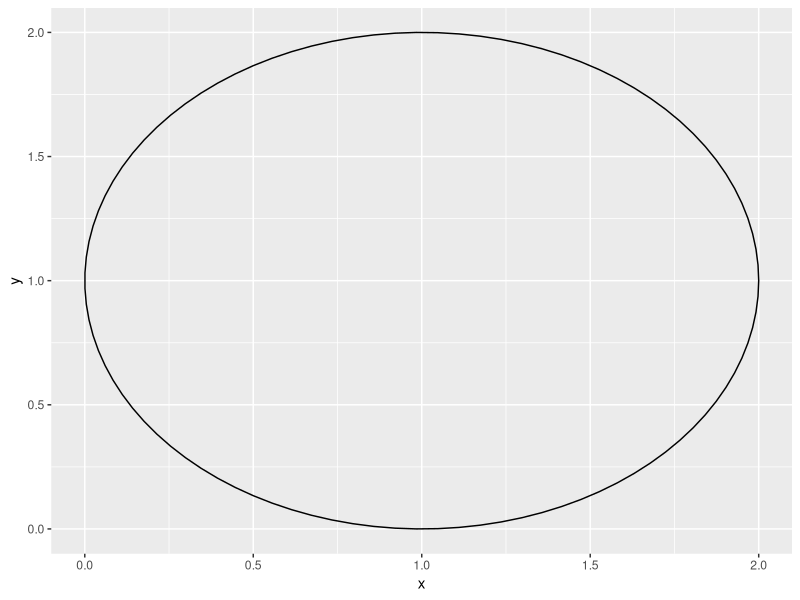
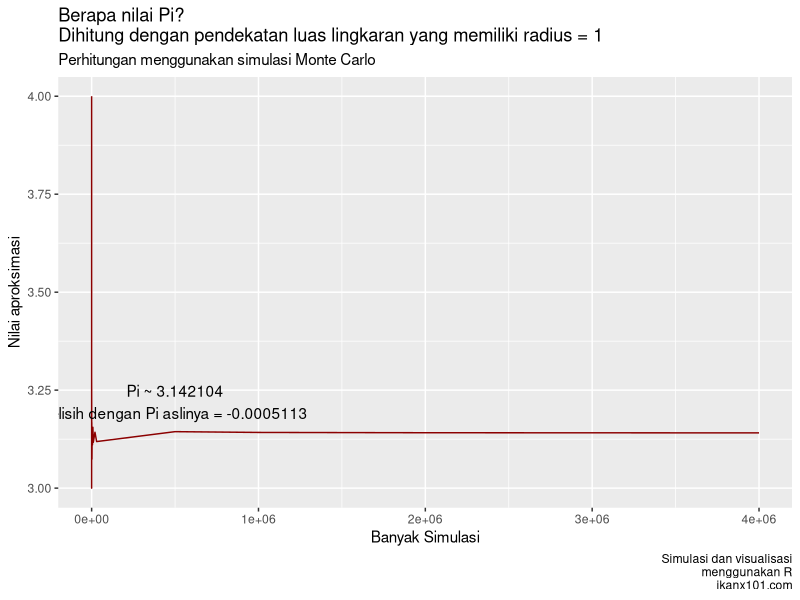
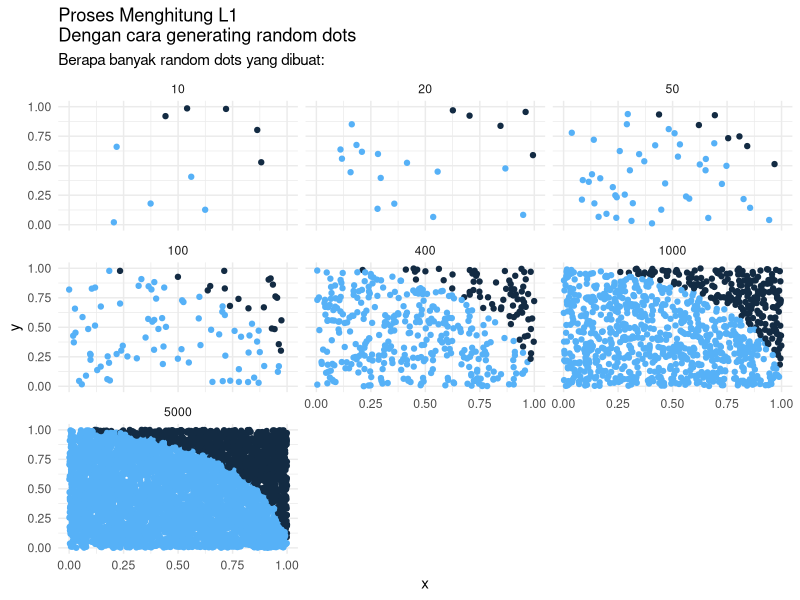

These figures' R source, in order:
# mulai dari hati yang bersih
rm(list = ls())

# panggil libraries
library(dplyr)
library(ggplot2)

# gambar lingkaran
xc = 1
yc = 1
r = 1
ggplot() + annotate("path",
   x=xc+r*cos(seq(0,2*pi,length.out=100)),
   y=yc+r*sin(seq(0,2*pi,length.out=100)))
   
   
# sekarang kita hitung dengan simulasi montecarlo
# kita tentukan terlebih dahulu berapa banyak simulasinya
# ini fungsi utk menghitungnya
# kita pakai metode jatuh yah
set.seed(10104074)
hitung_pi = function(n){
  x = runif(n)
  y = runif(n)
  data = data.frame(x,y)
  data =
    data %>%
    mutate(jatuh = x^2 + y^2,
           ket = ifelse(jatuh <= 1, 1,0))
  return(4 * sum(data$ket)/n)
}

# saatnya simulasi
simulasi = data.frame(
  n = c(10,20,50,75,100,400,600,999,1100,2000,
        3000,5000,7500,10000,20000,30000,500000,
        1000000,2000000,4000000),
  pi = 0
)

simulasi$pi = sapply(simulasi$n,hitung_pi)
simulasi$beda = pi - simulasi$pi
simulasi


simulasi %>%
    ggplot(aes(x = n,
               y = pi)) +
    geom_line(color = "darkred") +
    labs(title = "Berapa nilai Pi?\nDihitung dengan pendekatan luas lingkaran yang memiliki radius = 1",
        subtitle = "Perhitungan menggunakan simulasi Monte Carlo",
        caption = "Simulasi dan visualisasi\nmenggunakan R\nikanx101.com",
        x = "Banyak Simulasi",
        y = "Nilai aproksimasi") +
        annotate("text",
                 x = 500000, 
                 y = 3.22, 
                 label = paste0("Pi ~ ",simulasi$pi[18],
                                "\nselisih dengan Pi aslinya = ",round(simulasi$beda[18],7))
                 )

# ======================
# Ini bagian awal
# rm(list=ls())

# beda pi dengan 22/7
pi - (22/7)

# beda pi dengan 3.14
pi - 3.14

# pendekatan saya jauh lebih akurat dibandingkan 22/7 dan 3.14

# bikin fungsi utk generate data
  # lalu kita rbind
generate_sim = function(n){
  data = data.frame(
  x = runif(n),
  y = runif(n),
  iterasi = n
  ) %>%
  mutate(penanda = ifelse(x^2 + y^2 <= 1, 1, 0))
  return(data)
}

# sekarang kita bikin datasetnya
n_sim = c(10,20,50,100,400,1000,5000)

# kita mulai iterasinya
i = 1
data_sim = generate_sim(n_sim[i])

for(i in 2:length(n_sim)){
  temp = generate_sim(n_sim[i])
  data_sim = rbind(data_sim,temp)
}

# yuk kita bikin dulu titiknya
data_sim %>%
    ggplot(aes(x = x, y = y)) +
    geom_point(aes(color = penanda)) +
    facet_wrap(~iterasi) +
    theme_minimal() +
    labs(x = "x",
         y = "y",
         title = "Proses Menghitung L1\nDengan cara generating random dots",
         subtitle = "Berapa banyak random dots yang dibuat:") +
         theme(legend.position = "none")
